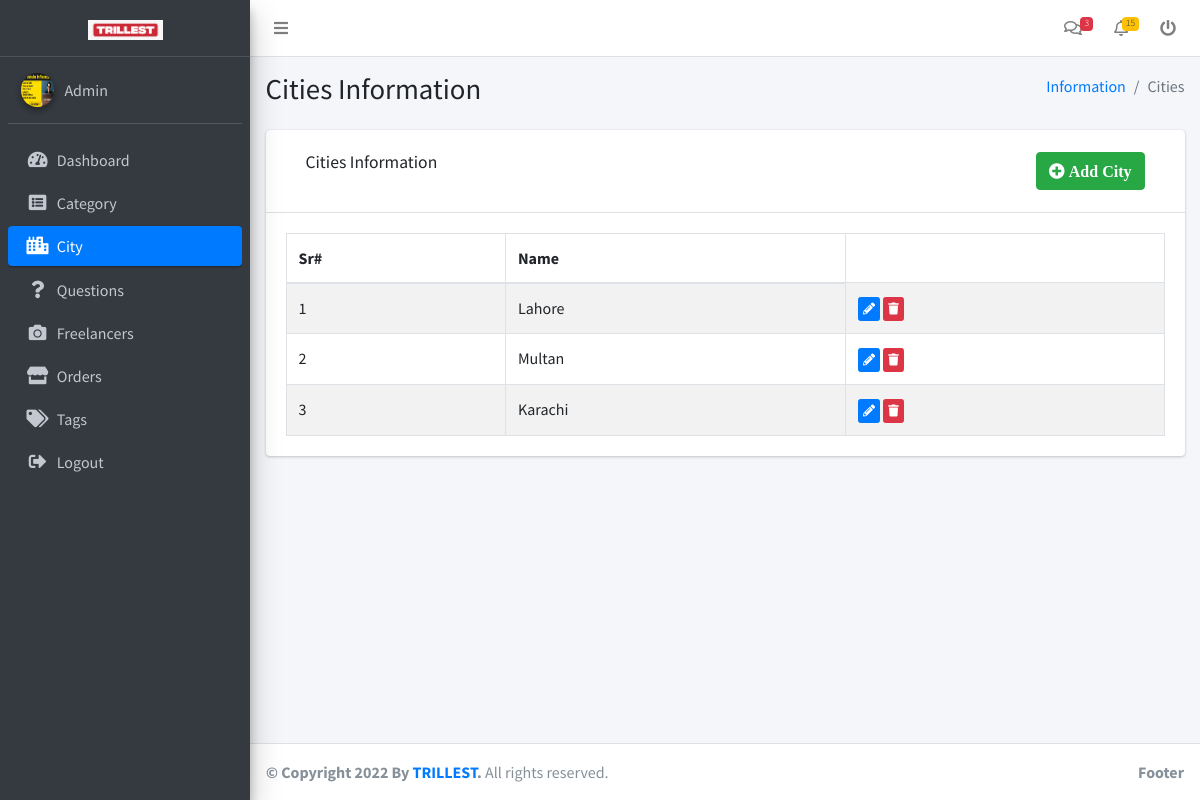
/admin/city.php (signed in), run on the app's committed database.
### tables this page shows
CREATE TABLE `cities` (
  `id` int(11) NOT NULL,
  `name` varchar(255) NOT NULL
);

### admin/city.php (the view, shortened to what this page needs)
<?php
include 'others/dbconn.php';
 ?>
<?php include 'others/header.php'; ?>
<?php include 'others/sidebar.php'; ?>
  <div class="content-wrapper">
    <section class="content-header">
      <div class="container-fluid">
        <div class="row mb-2">
          <div class="col-sm-6">
            <h1>Cities Information</h1>
          </div>
          <div class="col-sm-6">
            <ol class="breadcrumb float-sm-right">
              <li class="breadcrumb-item"><a href="#">Information</a></li>
              <li class="breadcrumb-item active">Cities</li>
            </ol>
          </div>
        </div>
      </div>
    </section>
    <section class="content">
      <div class="container-fluid">
        <div class="row">
          <div class="col-12">
            <div class="card">
              <div class="card-header">
                <div class="row" style="padding: 10px 20px;">
                    <div class="col-md-6 col-sm-6 col-6">
                      <h3 class="card-title">Cities Information</h3>
                    </div>
                    <div class="col-md-6 col-md-6 col-sm-6 col-6" style="text-align: right;">
                      <button type="button" class="btn btn-success " data-toggle="modal" data-target="#add"><i class="fa fa-plus-circle"> Add City</i>
                      </button>
                  </div>
                </div>
              </div>
              <div class="card-body">
                <table id="example1" class="table table-bordered table-striped">
                  <thead>
                  <tr>
                    <th>Sr#</th>
                    <th>Name</th>
                  </tr>
                  </thead>
                  <tbody>
                    <?php
                    $k=0;
                   $sql1 = "SELECT * FROM cities";
                    $result1 = $conn->query($sql1);
                   if ($result1->num_rows > 0) {
                     while($row = $result1->fetch_assoc()) {
                    ?>
                  <tr id="<?php echo $row['id'];?>">
                    <td><?php echo ++$k; ?></td>
                    <td data-target="cname"><?php echo $row['name']; ?></td>
                    <td><a class="btn btn-primary btn-xs" data-toggle="modal" data-target="#edit" data-role="edit" data-id="<?php echo $row["id"];?>" title="Edit"><i class="fa fa-pencil-alt"></i></a> <a  class="btn btn-danger btn-xs" data-toggle="modal" data-target="#delete" data-role="delete" data-id="<?php echo $row["id"];?>" title="Delete" ><i class="fa fa-trash"></i></a>
                    </td>
                  </tr>
                   <?php } } else { ?>
                    <tr>
                      <th colspan="6">No Record Exists!!!!</th>
                    </tr>
                     <?php } ?>
                  </tbody>
                </table>
              </div>
            </div>
          </div>
        </div>
      </div>
    </section>
  </div>
  <?php include 'others/footer.php'; ?>

### admin/others/sidebar.php
<aside class="main-sidebar sidebar-dark-primary elevation-4">
  <a href="dashboard.php" class="brand-link" style="text-align: center;">
    <img src="img/logo2.jpeg" alt="AdminLTE Logo" width="75" class="img-fluid">
  </a>
  <div class="sidebar">
    <div class="user-panel mt-3 pb-3 mb-3 d-flex">
      <div class="image">
        <?php
    $sql = "SELECT * FROM admin";
    $result = $conn->query($sql);
    $row = $result->fetch_assoc();
   ?>
        <img src="<?php if($row['profile_image']!=''){echo $row['profile_image'];} else{
              echo "img/avatar.png";
             } ?>" class="img-circle elevation-2" alt="User Image">
      </div>
      <div class="info">
        <a href="profile.php" class="d-block">Admin</a>
      </div>
    </div>
    <nav class="mt-2">
      <ul class="nav nav-pills nav-sidebar flex-column" data-widget="treeview" role="menu" data-accordion="false">
        <li class="nav-item">
          <a href="dashboard.php" class="nav-link">
            <i class="nav-icon fas fa-tachometer-alt"></i>
            <p>
              Dashboard
            </p>
          </a>
        </li>
        <li class="nav-item">
          <a href="category.php" class="nav-link">
            <i class="nav-icon fas fa-list-alt"></i>
            <p>
              Category
            </p>
          </a>
        </li>
         <li class="nav-item">
          <a href="city.php" class="nav-link">
            <i class="nav-icon fas fa-city"></i>
            <p>
              City
            </p>
          </a>
        </li>
        <li class="nav-item">
          <a href="questions.php" class="nav-link">
            <i class="nav-icon fas fa-question"></i>
            <p>
              Questions
            </p>
          </a>
        </li>
      <li class="nav-item">
          <a href="freelancer.php" class="nav-link">
            <i class="nav-icon fas fa-camera"></i>
            <p>
              Freelancers
            </p>
          </a>
        </li>
        <li class="nav-item">
          <a href="orders.php" class="nav-link">
            <i class="nav-icon fas fa-store"></i>
            <p>
              Orders
            </p>
          </a>
        </li>
        <li class="nav-item">
          <a href="tags.php" class="nav-link">
            <i class="nav-icon fas fa-tags"></i>
            <p>
              Tags
            </p>
          </a>
        </li>
        <li class="nav-item">
          <a href="logout.php" class="nav-link">
            <i class="nav-icon fas fa-sign-out-alt"></i>
            <p>
              Logout
            </p>
          </a>
        </li>
      </ul>
    </nav>
  </div>
</aside>

### data on the page
cities: name "Lahore"
cities: name "Multan"
cities: name "Karachi"
